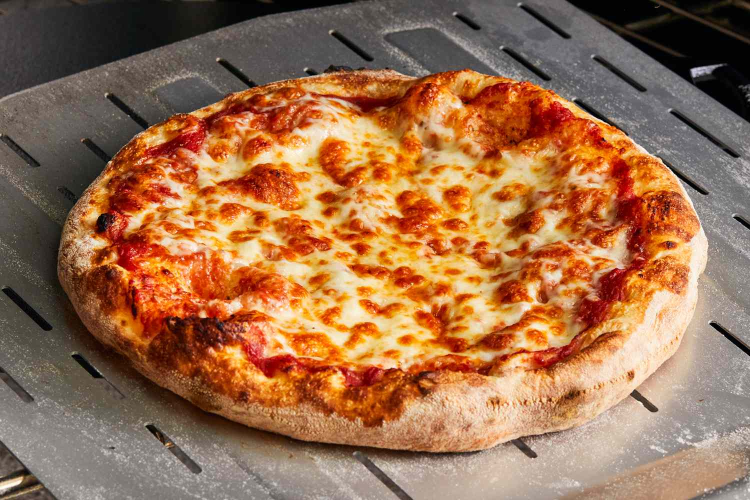
#> input picture pizza.jpg, 1500 x 1000 px (shown at 1/2 size)
$ python Testing.py
#> lines starting #> are read from the running program, lines starting #| are printed output that depends on the picture
import cv2 as cv
import numpy as np

cap = cv.VideoCapture(0)
pizza = cv.imread('pizza.jpg')
#> pizza is the input picture: shape (1000, 1500, 3); mean B, G, R 77.4, 110.4, 156
img = cv.imread('6.jpg')
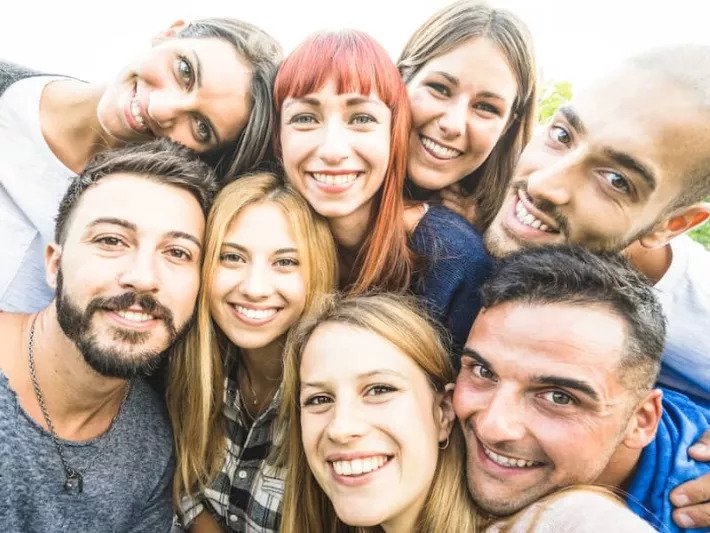
#> input picture 6.jpg, 710 x 533 px
#> img is the input picture: shape (533, 710, 3); mean B, G, R 153.7, 167.4, 186.5


## show the image with edits

while True:
    _, img = cap.read()
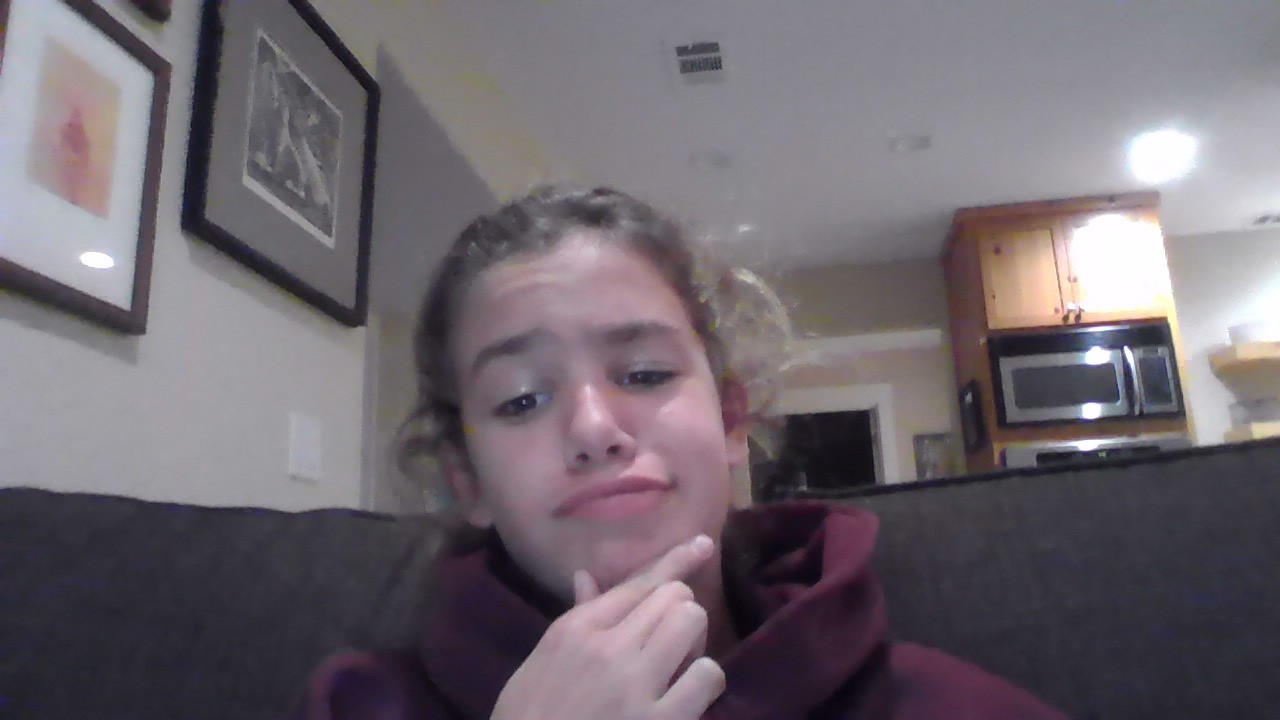
#> input picture 1.jpg, 1280 x 720 px, given in place of the camera
#> img is the input picture: shape (720, 1280, 3); mean B, G, R 110.7, 103.8, 111.2


    key = cv.waitKey(1) & 0xFF
#> (key q is pressed here)
    if key == ord('q'):   # press q to quit
        break
    gray = cv.cvtColor(img, cv.COLOR_BGR2GRAY)


    haar_cascadeFaces = cv.CascadeClassifier('haar_face.xml')
    #detect a face and return rectangluar coordinates as a list
    rect_around_face = haar_cascadeFaces.detectMultiScale(gray, scaleFactor=1.1, minNeighbors=5)


    for (x,y,w,h) in rect_around_face:
        cv.rectangle(img, (x,y), (x+w,y + h), (100,100,0), thickness=2)

        resize = cv.resize(pizza, (w,h))
        img[y:y+h, x:x+w] = resize
    cv.imshow('frame-1', img)


cap.release()
cv.waitKey(0)
cv.destroyAllWindows()
